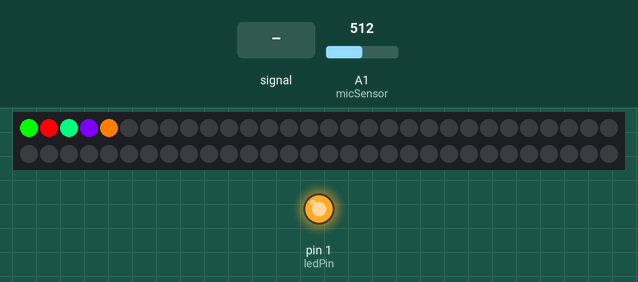
Recording of a sketch running on a simulated Arduino Uno, built with avr-gcc and run on an emulated ATmega328P. Parts: 60 RGB LEDs in strip order, left to right, continuing on the next row, output pins drawn as LEDs (lit = HIGH). The inputs (shaded band) are chosen by the test bench; at power-on: A1 (micSensor) = 512.

Above: at 1.2 s.
1.3 s: A1 (micSensor) set to 108
2.8 s: A1 (micSensor) set to 90
At 3.4 s:
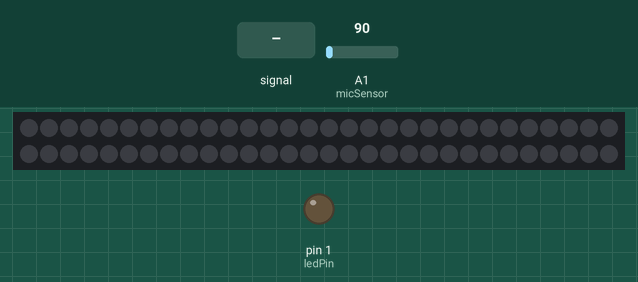
4.3 s: A1 (micSensor) fed a 200 Hz sine of ±81 counts around its level
At 4.99 s:
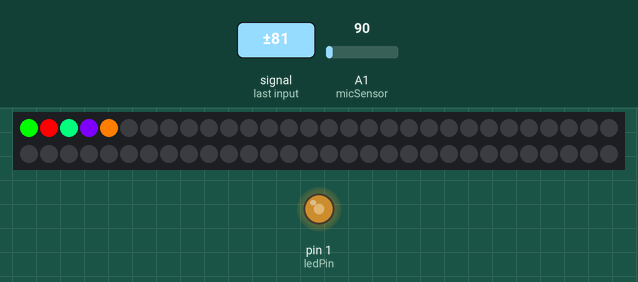
5.9 s: A1 (micSensor) set to 110
Timing chart, 0 to 8.4 s (numbered marks = the images above; inputs shaded):
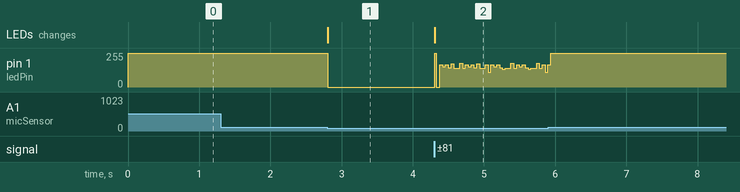

Measured:
- the behaviour switches between 100 and 99 on A1 (micSensor) (found by bisection; images 0 and 1)
- after the input at 1.3 s, every drawn part: stays the same
- after the input at 2.8 s, pin 1 (ledPin): 255/255 → 0/255 at once; the LEDs: change at once (image 1)
- after the input at 4.3 s, the LEDs: change at once (image 2)

The sketch:

mic-analog-sensor.ino
```cpp
/*

This sketch is inspired by this
http://sizemorelabs.com/neopixels-on-your-drum/

*/


#include <Adafruit_NeoPixel.h>

//Variables defining envionrment & hardware setup
#define N_PIXELS         60  // Number of pixels you are using
#define THRESHOLD       100  // threshold value to determine is signal is noise
#define INTERVAL         4  // cycle time in milliseconds - fade out every x ms


const int neopixelPin = 0;  // Neopixel data pin
const int ledPin = 1; // led connected to digital pin 1 - delete this if you don't want the LED on the Gemma board to light up
const int micSensor = 1; // the piezo is connected to analog pin 1

int sensorReading = 0; // variable to store the value read from the sensor pin
int ledState = LOW; // variable used to store the last LED status, to toggle the light

unsigned long last_time = 0;

Adafruit_NeoPixel  strip = Adafruit_NeoPixel(N_PIXELS, neopixelPin, NEO_GRB + NEO_KHZ800);


void setup() {
  pinMode(ledPin, OUTPUT); // declare the ledPin as as OUTPUT
  strip.begin();
  strip.setBrightness(255);
}

void loop() {
  uint8_t  i;
  unsigned long current_time;

  // read the piezo sensor
  sensorReading = analogRead(micSensor);

  // if the sensor reading is greater than the threshold:
  if (sensorReading >= THRESHOLD) {

  //Turn the NeoPixels to bright white

  for(i=0; i<N_PIXELS; i++) {
      strip.setPixelColor(0, 0, 255, 0);
      strip.setPixelColor(1, 255, 0, 0);
      strip.setPixelColor(2, 0, 255, 125);
      strip.setPixelColor(3, 125, 0, 255);
      strip.setPixelColor(4, 255, 125, 0);
    }

    digitalWrite(ledPin, HIGH);
    last_time = millis();
  }
  else {
  // Sensor reading is too low, fade the LEDs off
    digitalWrite(ledPin, LOW);
    current_time = millis();

  if (current_time - last_time > INTERVAL){
    last_time = current_time;  // reset the timer


      // update the pixels
      for(i=0; i<N_PIXELS; i++) {
          strip.setPixelColor(i, 0, 0, 0);
      }
  }
  }

//Send out the udpates
strip.show(); // Update strip
}
```
